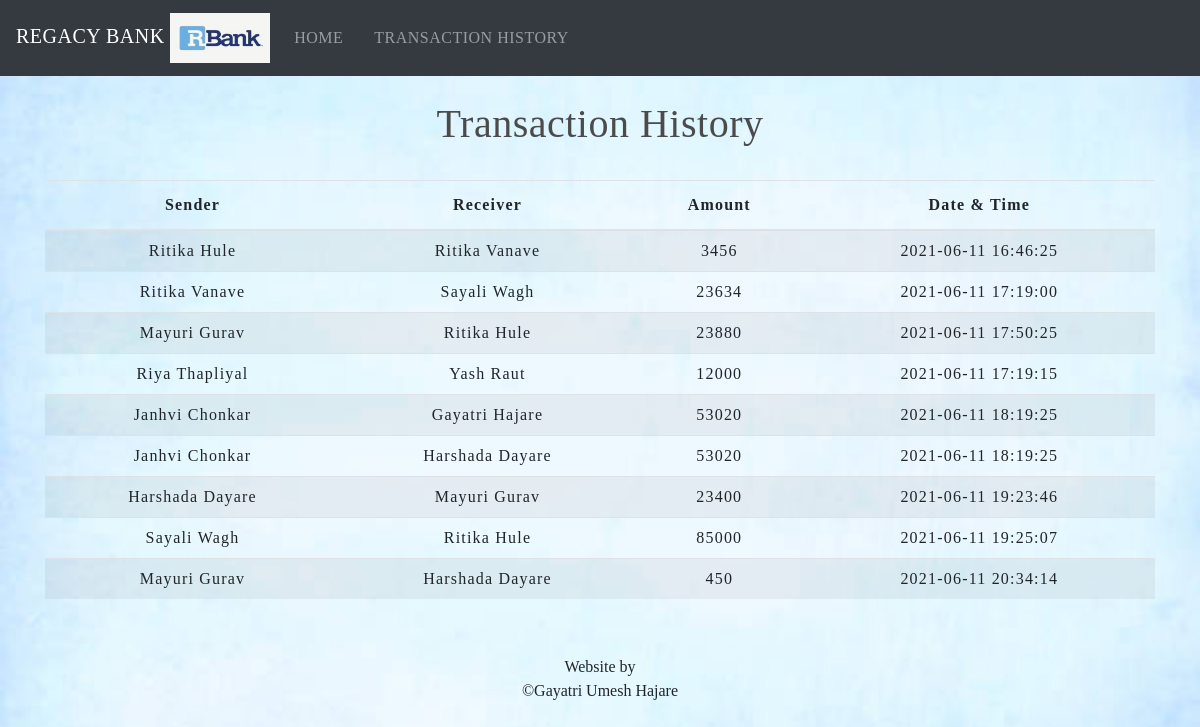
The page /transactionhistory.php on the database its author committed.
### tables this page shows
CREATE TABLE `transaction` (
  `sno` int(6) NOT NULL,
  `sender` text NOT NULL,
  `receiver` text NOT NULL,
  `balance` float(15) NOT NULL,
  `datetime` datetime NOT NULL DEFAULT current_timestamp()
);

### transactionhistory.php (the view, shortened to what this page needs)
<!DOCTYPE html>
<html lang="en">
<head>
    <link rel="stylesheet" href="https://stackpath.bootstrapcdn.com/bootstrap/4.5.2/css/bootstrap.min.css">
    <link rel="stylesheet" type="text/css" href="css/table.css">
    <link rel="stylesheet" type="text/css" href="css/navbar.css">
</head>
<body>
<?php
  include 'navbar.php';
?>
	<div class="container">
        <h2 class="text-center pt-4">Transaction History</h2>
       <br>
       <div class="table-responsive-sm">
         <table class="table table-hover table-striped">
        <thead>
            <tr>
                <th class="text-center">Sender</th>
                <th class="text-center">Receiver</th>
                <th class="text-center">Amount</th>
                <th class="text-center">Date & Time</th>
            </tr>
        </thead>
        <tbody>
        <?php
            include 'config.php';
            $sql ="select * from transaction";
            $query =mysqli_query($conn, $sql);
            while($rows = mysqli_fetch_assoc($query))
            {
        ?>
            <tr>
            <td class="py-2"><?php echo $rows['sender']; ?></td>
            <td class="py-2"><?php echo $rows['receiver']; ?></td>
            <td class="py-2"><?php echo $rows['balance']; ?> </td>
            <td class="py-2"><?php echo $rows['datetime']; ?> </td>
        <?php
            }
        ?>
        </tbody>
    </table>
    </div>
</div>
<footer class="text-center mt-5 py-2">
  <p>Website by <br> &#169;Gayatri Umesh Hajare</p>
</footer>
</body>
</html>

### navbar.php (shortened to what this page needs)
<nav class="navbar navbar-expand-md navbar-dark bg-dark">
<a class="navbar-brand" href="index.php">REGACY BANK  <img src="img/logo.jpg" alt="Bank" width="100" height="50"></a>
<div class="collapse navbar-collapse" id="navbarSupportedContent">
      <ul class="navbar-nav me-auto mb-8 mb-lg-0">
        <li class="nav-item">
          <a class="nav-link" href="index.php">HOME</a>
        </li>
        <li class="navbar-nav me-auto mb-8 mb-lg-0">
          <a class="nav-link" href="transactionhistory.php"> TRANSACTION HISTORY</a>
        </li>
    </div>
 </nav>

### css/table.css (style rules this page uses)
* { padding: 0; margin: 0; box-sizing: border-box; font-family: 'Noto Serif JP', serif; }
h2 { font-size: 40px; }
table { letter-spacing: 1.2px; }
td { text-align: center; }

### css/navbar.css (style rules this page uses)
* { font-family: 'Noto Serif JP', serif; }
.nav-link { margin-right: 15px; color:#2F363F; letter-spacing: 0.5px; transition: 0.5s; }
.navbar-brand { color: #4C4B4B; letter-spacing: 0.5px; }
h2 { color: #4C4B4B; letter-spacing: 0.5px; font-family: 'Noto Serif JP', serif; }

### transactionhistory.php (style rules this page uses)
body { background-image:url("background/bg4.jpg"); background-size: cover; }

### rows shown on the page
transaction: sender "Ritika Hule", receiver "Ritika Vanave", balance "3456", datetime "2021-06-11 16:46:25"
transaction: sender "Ritika Vanave", receiver "Sayali Wagh", balance "23634", datetime "2021-06-11 17:19:00"
transaction: sender "Mayuri Gurav", receiver "Ritika Hule", balance "23880", datetime "2021-06-11 17:50:25"
transaction: sender "Riya Thapliyal", receiver "Yash Raut", balance "12000", datetime "2021-06-11 17:19:15"
transaction: sender "Janhvi Chonkar", receiver "Gayatri Hajare", balance "53020", datetime "2021-06-11 18:19:25"
transaction: sender "Janhvi Chonkar", receiver "Harshada Dayare", balance "53020", datetime "2021-06-11 18:19:25"
transaction: sender "Harshada Dayare", receiver "Mayuri Gurav", balance "23400", datetime "2021-06-11 19:23:46"
transaction: sender "Sayali Wagh", receiver "Ritika Hule", balance "85000", datetime "2021-06-11 19:25:07"
transaction: sender "Mayuri Gurav", receiver "Harshada Dayare", balance "450", datetime "2021-06-11 20:34:14"
